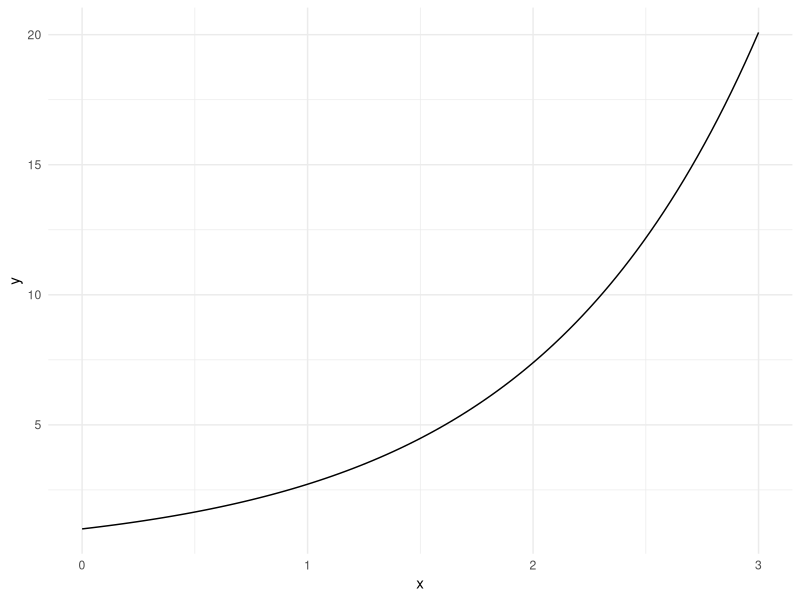
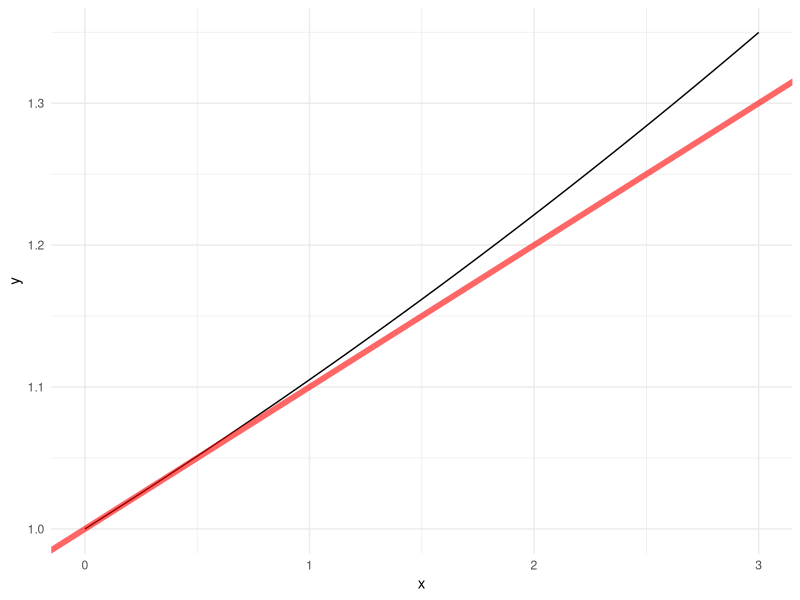
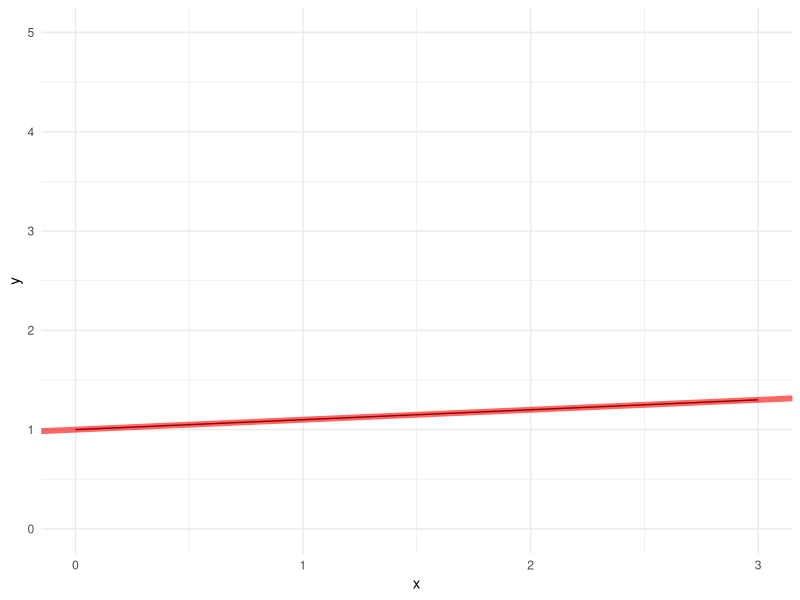
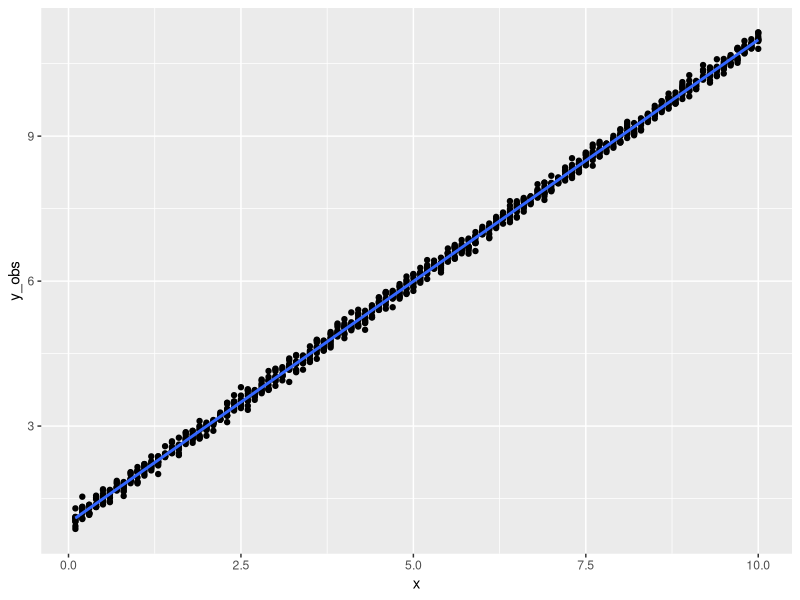
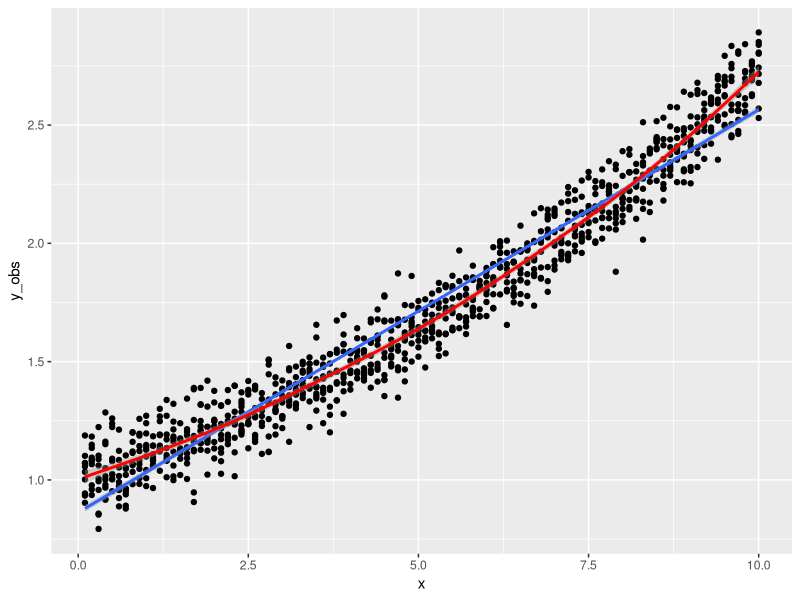
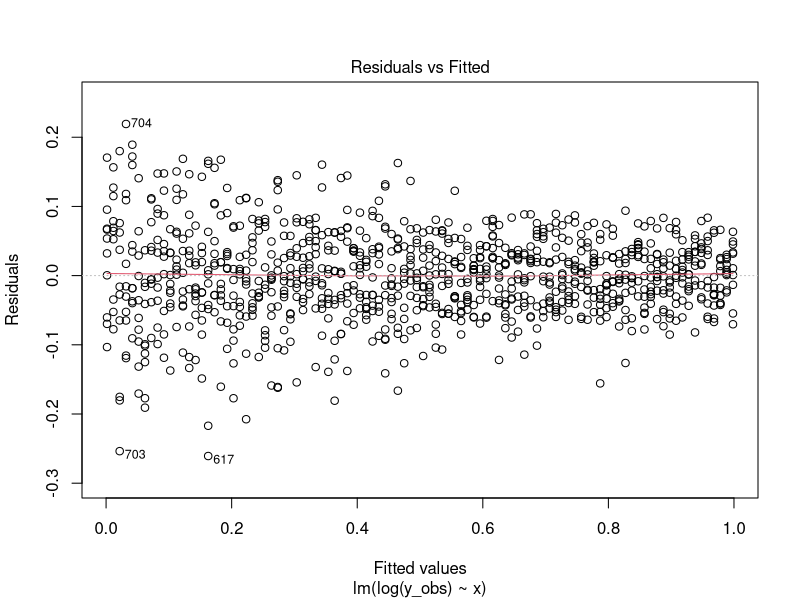
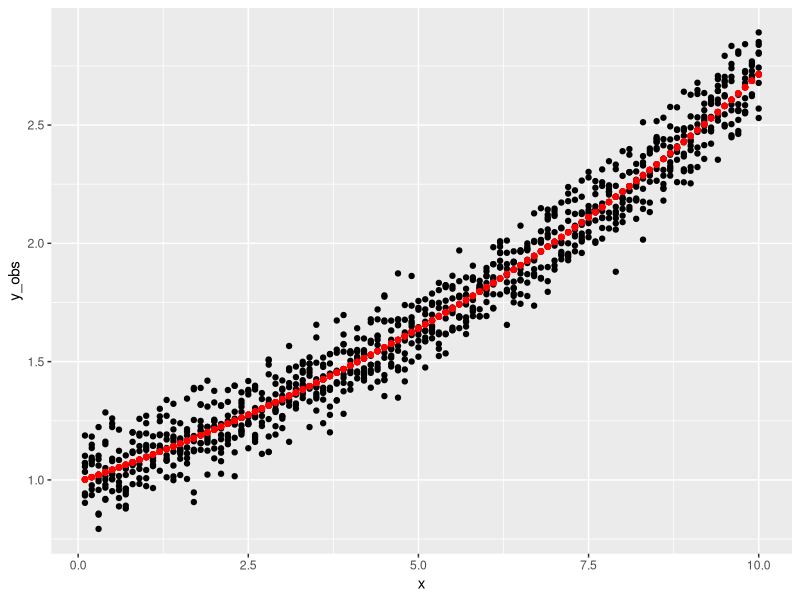
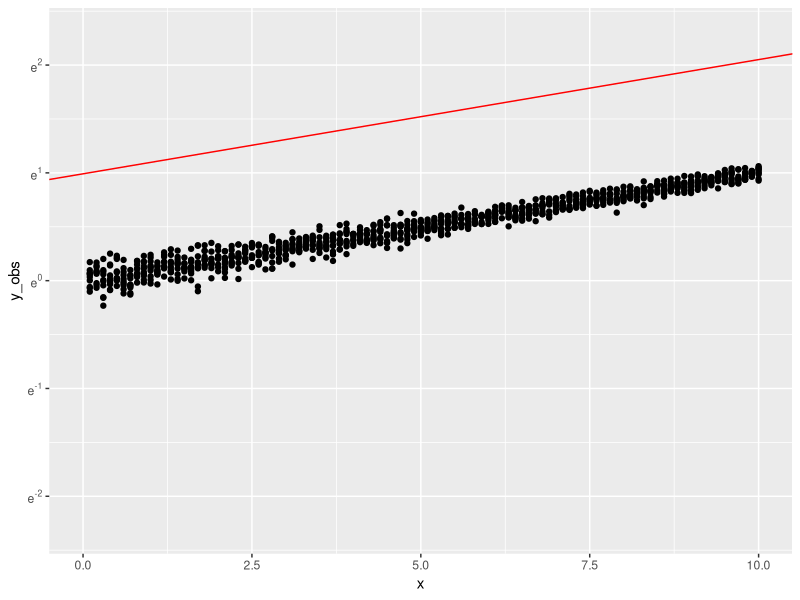

Source code (R) for these figures, in order:
## ---- chunk 1
knitr::opts_chunk$set(fig.pos = 'H',
  fig.asp = 0.618,
  fig.width = 5,
  fig.cap = "", 
  fig.path = "",
  echo = TRUE,
  message = FALSE,
  warning = FALSE,
  cache = FALSE,
  fig.show = "hold")
## ---- chunk 2
library(tidyverse)
library(scales)
## ---- chunk 3
p0 <- ggplot(data.frame(x = seq(from = 0, 
                                to = 3,
                                by = .1))) +
  aes(x = x) +
  theme_minimal()

p0 +
  stat_function(fun = ~ exp(.x))
## ---- chunk 4
e <- exp(1)
e
## ---- chunk 5
p0 +
  stat_function(fun = ~ exp(0.1 * .x)) +
  scale_x_continuous(limits = c(0, 3)) +
  geom_abline(slope = 0.1,
              intercept = 1,
              color = "red",
              alpha = .6,
              size = 2)
## ---- chunk 6
f <- function(x) exp(log(0.1*x + 1))
## ---- chunk 7
x <- c(-3:10)
f(x)
## ---- chunk 8
p0 +
  stat_function(fun = f) +
  scale_x_continuous(limits = c(0, 3)) +
  geom_abline(slope = 0.1,
              intercept = 1,
              color = "red",
              alpha = .6,
              size = 2) +
  scale_y_continuous(limits = c(0, 5))
## ---- chunk 9
d <- 
  tibble(
    x = rep(seq(from = 0.1, to = 10, by = .1), 10),
    e = rnorm(n = length(x), sd = .1),  # error term
    y = x + 1,
    y_obs = y + e)
## ---- chunk 10
ggplot(d) +
  aes(x = x, y = y_obs) +  
  geom_point() +
  geom_smooth(method = "lm")
## ---- chunk 11
d <- 
  tibble(
    x = rep(seq(from = 0.1, to = 10, by = .1), 10),
    err = rnorm(n = length(x), sd = .1),  # error term
    y = exp(0.1*x),
    y_obs = y + err)
## ---- chunk 12
ggplot(d) +
  aes(x = x, y = y_obs) +  
  geom_point() +
  geom_smooth(method = "lm") +
  geom_smooth(color = "red")
## ---- chunk 13
lm1 <- lm(log(y_obs) ~ x, data = d )
summary(lm1)
## ---- chunk 14
exp(coef(lm1)[2])
## ---- chunk 15
plot(lm1, which = 1)
## ---- chunk 16
d <-
  d %>%
  mutate(y_pred = exp(predict(lm1)))
## ---- chunk 17
ggplot(d) +
  aes(x = x) +  
  geom_point(aes(y = y_obs)) +
  geom_point(aes(y = y_pred), color = "red")
## ---- chunk 18
ggplot(d) +
  aes(x = x) +
  geom_point(aes(y = y_obs)) +
  scale_y_continuous(trans = "log", 
                     limits = c(0.1, 10),
                     breaks=trans_breaks('log', function(x) e^x),
                     labels=trans_format('log', math_format(e^.x))
                     ) +
  scale_x_continuous(limits = c(0, 10)) +
  geom_abline(slope = exp(coef(lm1)[2])-1, 
              intercept = exp(coef(lm1)[1]),
              color = "red")
